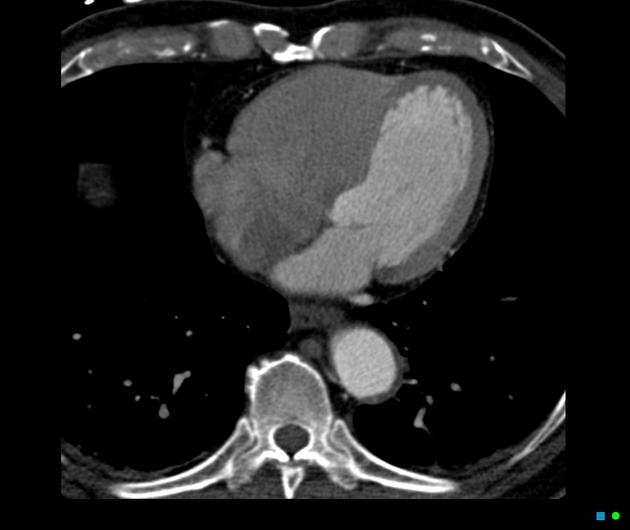
#> input picture media/scans/original/Chest_CT_scan.jpeg, 630 x 530 px
$ python -i heatmap_generator.py   (imports and definitions only)
#> lines starting #> are read from the running program, lines starting #| are printed output that depends on the picture
"""
Heatmap Generator Module
Generates Grad-CAM-style pseudo-heatmap overlays on medical scans
highlighting regions of potential abnormality using image processing techniques.
"""

import os
import io
import base64
import numpy as np
from pathlib import Path
from typing import Optional


def generate_heatmap_overlay(
    original_image_path: str,
    output_path: str,
    abnormality_regions: Optional[list] = None,
    intensity: float = 0.6,
) -> bool:
    """
    Generates a heatmap overlay on the original scan image.

    Uses PIL/OpenCV to create a color-coded overlay highlighting
    regions of interest. If specific regions are provided from the
    AI analysis, those are highlighted; otherwise an adaptive
    saliency-based approach is used.

    Args:
        original_image_path: Path to the original scan
        output_path: Where to save the heatmap-overlaid image
        abnormality_regions: Optional list of (x, y, width, height, intensity) tuples
        intensity: Overall heatmap intensity (0-1)

    Returns:
        True if successful, False otherwise
    """
#> called with output_path = 'out.png', intensity = 0.6
    try:
        from PIL import Image, ImageFilter, ImageDraw, ImageEnhance
        import numpy as np

        img = Image.open(original_image_path).convert("RGB")
#> img is the input picture: PIL image 630x530 RGB; mean R, G, B 35.5, 35.6, 35.6
        width, height = img.size
#> width = 630; height = 530

        # Convert to numpy for processing
        img_array = np.array(img, dtype=np.float32)

        # --- Create heatmap layer ---
        heatmap = np.zeros((height, width), dtype=np.float32)

        if abnormality_regions:
            # Place Gaussian blobs at specified regions
            for region in abnormality_regions:
                x, y, w, h, heat = region
                cx, cy = int(x + w // 2), int(y + h // 2)
                sigma_x, sigma_y = max(w, 30) // 2, max(h, 30) // 2
                for py in range(max(0, cy - h * 2), min(height, cy + h * 2)):
                    for px in range(max(0, cx - w * 2), min(width, cx + w * 2)):
                        val = heat * np.exp(
                            -(((px - cx) ** 2) / (2 * sigma_x ** 2) + ((py - cy) ** 2) / (2 * sigma_y ** 2))
                        )
                        heatmap[py, px] = min(1.0, heatmap[py, px] + val)
        else:
            # Adaptive saliency: analyze image contrast and create representative hotspots
            gray = np.mean(img_array, axis=2)

            # Use local variance as a proxy for regions of interest
            from PIL import ImageFilter
            gray_img = Image.fromarray(gray.astype(np.uint8))

            # Find high-contrast regions using edge detection proxy
            blurred = np.array(gray_img.filter(ImageFilter.GaussianBlur(radius=3)), dtype=np.float32)
            edge_map = np.abs(gray - blurred)
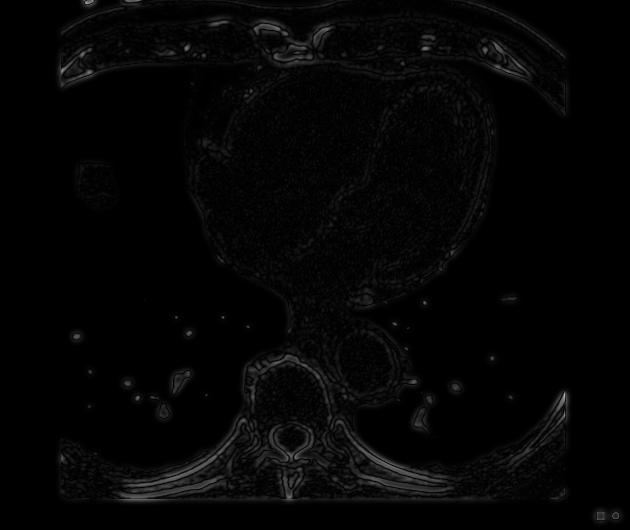
#> edge_map: shape (530, 630) float32; min 0, max 177, mean 4.9

            # Normalize edge map
            if edge_map.max() > 0:
                edge_map = edge_map / edge_map.max()

            # Create multiple focal hotspots in regions of highest variance
            # Focus on the central-upper area (typical ROI for chest/brain scans)
            center_weight = np.zeros((height, width), dtype=np.float32)
            cy_focus, cx_focus = int(height * 0.4), int(width * 0.5)
#> cy_focus = 212; cx_focus = 315

            for py in range(height):
                for px in range(width):
                    dist = np.sqrt(((px - cx_focus) / width) ** 2 + ((py - cy_focus) / height) ** 2)
                    center_weight[py, px] = np.exp(-dist * 3.5)
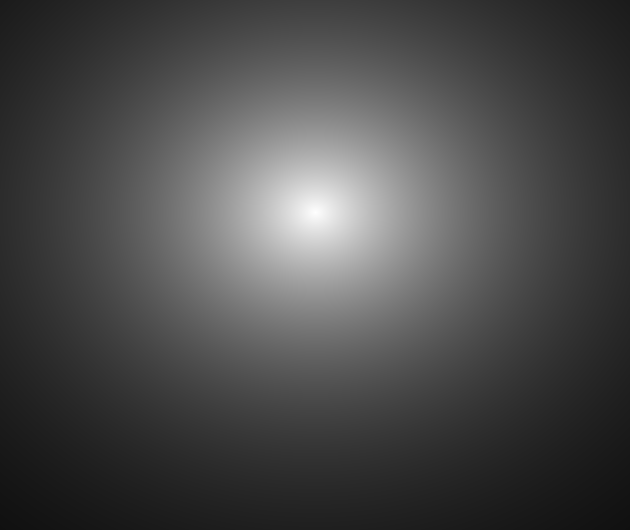
#> center_weight: shape (530, 630) float32; min 0.0653, max 1, mean 0.294

            heatmap = (edge_map * 0.4 + center_weight * 0.6)

            # Add 2-3 focal "hot" spots to simulate AI attention
            focal_points = [
                (int(width * 0.45), int(height * 0.35), int(width * 0.12), int(height * 0.10), 0.95),
                (int(width * 0.55), int(height * 0.45), int(width * 0.10), int(height * 0.08), 0.75),
                (int(width * 0.38), int(height * 0.50), int(width * 0.08), int(height * 0.07), 0.60),
            ]
            for cx, cy, sw, sh, heat_val in focal_points:
                sigma_x, sigma_y = max(sw, 20), max(sh, 20)
                for py in range(max(0, cy - sh * 3), min(height, cy + sh * 3)):
                    for px in range(max(0, cx - sw * 3), min(width, cx + sw * 3)):
                        val = heat_val * np.exp(
                            -(((px - cx) ** 2) / (2 * sigma_x ** 2) + ((py - cy) ** 2) / (2 * sigma_y ** 2))
                        )
                        heatmap[py, px] = min(1.0, heatmap[py, px] + float(val))
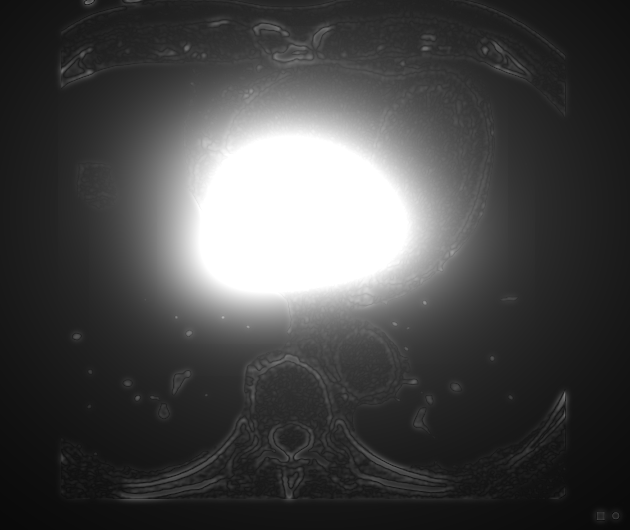
#> heatmap: shape (530, 630) float32; min 0.0392, max 1, mean 0.284

        # Normalize heatmap
        if heatmap.max() > 0:
            heatmap = heatmap / heatmap.max()

        # Apply Gaussian blur for smoother appearance
        heatmap_img = Image.fromarray((heatmap * 255).astype(np.uint8))
        heatmap_img = heatmap_img.filter(ImageFilter.GaussianBlur(radius=8))
        heatmap_smooth = np.array(heatmap_img, dtype=np.float32) / 255.0

        # --- Colorize heatmap (blue -> cyan -> green -> yellow -> red) ---
        heatmap_rgb = np.zeros((height, width, 3), dtype=np.float32)

        # Cold to hot color map
        for py in range(height):
            for px in range(width):
                v = heatmap_smooth[py, px]
                if v < 0.25:
                    t = v / 0.25
                    heatmap_rgb[py, px] = [0, t * 0.5, 1.0]
                elif v < 0.5:
                    t = (v - 0.25) / 0.25
                    heatmap_rgb[py, px] = [0, 0.5 + t * 0.5, 1.0 - t]
                elif v < 0.75:
                    t = (v - 0.5) / 0.25
                    heatmap_rgb[py, px] = [t, 1.0, 0]
                else:
                    t = (v - 0.75) / 0.25
                    heatmap_rgb[py, px] = [1.0, 1.0 - t, 0]
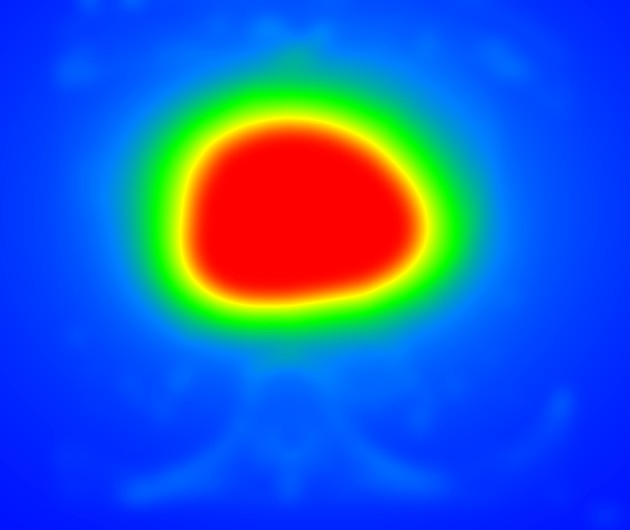
#> heatmap_rgb: shape (530, 630, 3) float32; mean of channels 0, 1, 2 0.136, 0.359, 0.781; drawn as R, G, B

        heatmap_rgb = (heatmap_rgb * 255).astype(np.uint8)

        # Blend original image with heatmap
        orig_array = np.array(img, dtype=np.float32)
        mask = (heatmap_smooth * intensity)[:, :, np.newaxis]
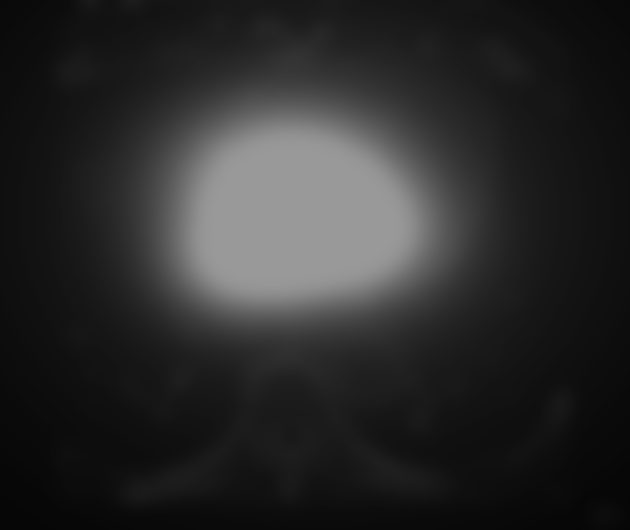
#> mask: shape (530, 630, 1) float32; min 0.0212, max 0.6, mean 0.169
        blended = orig_array * (1 - mask) + heatmap_rgb * mask
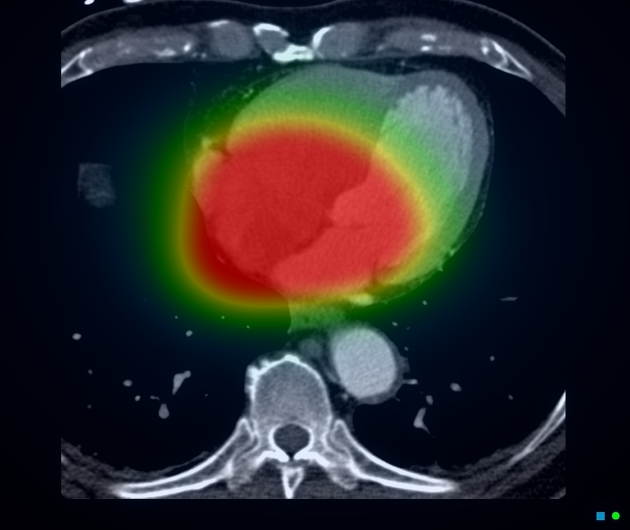
#> blended: shape (530, 630, 3) float32; mean R, G, B 44.3, 43.1, 44.1
        blended = np.clip(blended, 0, 255).astype(np.uint8)

        # Add a color legend bar
        legend_height = 30
        final_height = height + legend_height
#> final_height = 560
        result = Image.fromarray(blended)
        final_img = Image.new("RGB", (width, final_height), (20, 20, 30))
        final_img.paste(result, (0, 0))

        # Draw color bar
        draw = ImageDraw.Draw(final_img)
        bar_margin = 20
        bar_width = width - 2 * bar_margin
#> bar_width = 590

        for bx in range(bar_width):
            t = bx / bar_width
            if t < 0.25:
                r, g, b = 0, int(t / 0.25 * 127), 255
            elif t < 0.5:
                r, g, b = 0, int(127 + (t - 0.25) / 0.25 * 128), int(255 * (1 - (t - 0.25) / 0.25))
            elif t < 0.75:
                r, g, b = int((t - 0.5) / 0.25 * 255), 255, 0
            else:
                r, g, b = 255, int(255 * (1 - (t - 0.75) / 0.25)), 0

            for by in range(legend_height - 8):
                final_img.putpixel((bar_margin + bx, height + 4 + by), (r, g, b))
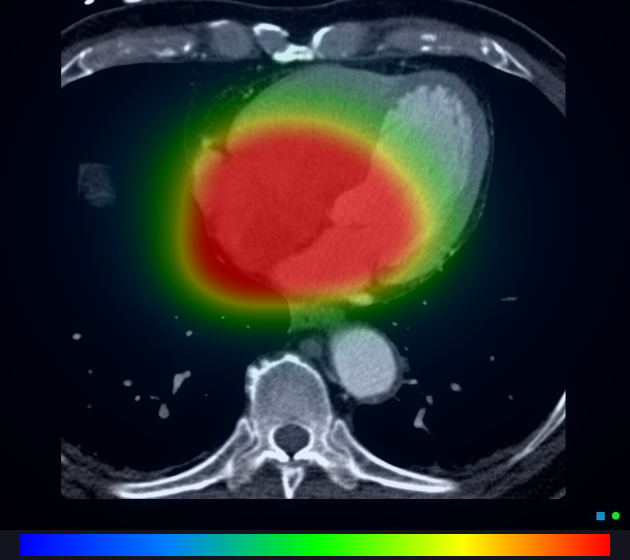
#> final_img: PIL image 630x560 RGB; mean R, G, B 45.6, 46.5, 45.3

        draw.text((bar_margin, height + legend_height - 10), "Normal", fill=(100, 149, 237))
        draw.text((bar_margin + bar_width - 60, height + legend_height - 10), "Abnormal", fill=(255, 80, 80))

        # Save result
        os.makedirs(os.path.dirname(output_path), exist_ok=True)
        final_img.save(output_path, quality=92, optimize=True)
        return True

    except Exception as e:
        print(f"Heatmap generation failed: {e}")
        return False


def generate_heatmaps_for_case(scans: list, media_root: str) -> list[dict]:
    """
    Process all scans for a case and generate heatmaps.

    Args:
        scans: list of ScanImage model instances
        media_root: MEDIA_ROOT path

    Returns:
        list of dicts with scan_id and heatmap status
    """
    results = []
    for scan in scans:
        original_path = os.path.join(media_root, str(scan.original_image))
        heatmap_filename = f"heatmap_{scan.id}_{Path(original_path).stem}.jpg"
        heatmap_rel_path = f"scans/heatmap/{heatmap_filename}"
        heatmap_full_path = os.path.join(media_root, heatmap_rel_path)

        success = generate_heatmap_overlay(
            original_image_path=original_path,
            output_path=heatmap_full_path,
        )

        if success:
            scan.heatmap_image = heatmap_rel_path
            scan.save()
            results.append({"scan_id": scan.id, "status": "success", "heatmap_path": heatmap_rel_path})
        else:
            results.append({"scan_id": scan.id, "status": "failed"})

    return results

>>> result = generate_heatmap_overlay('../../media/scans/original/Chest_CT_scan.jpeg', 'out.png')

$ run again, on media/scans/original/Hirnmetastase_MRT-T1_KM.jpg
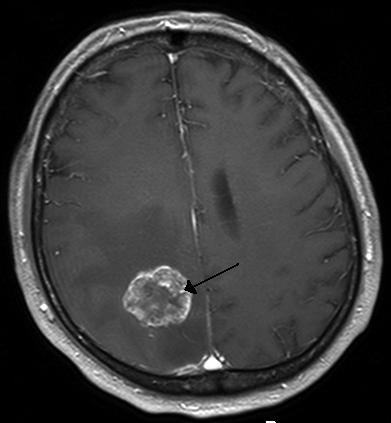
#> input picture media/scans/original/Hirnmetastase_MRT-T1_KM.jpg, 391 x 423 px
#> in generate_heatmap_overlay, img is the input picture: PIL image 391x423 RGB; min 0, max 255, mean 57.7
#> after the loop in generate_heatmap_overlay, `for py in range(height):`:
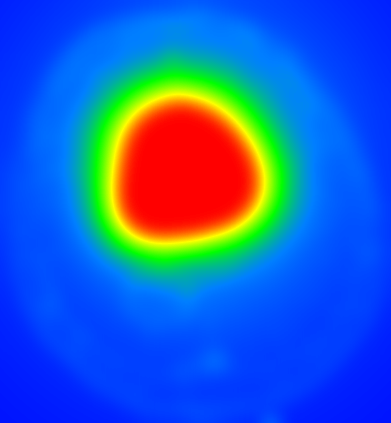
#> heatmap_rgb: shape (423, 391, 3) float32; mean of channels 0, 1, 2 0.134, 0.376, 0.781; drawn as R, G, B
#> in generate_heatmap_overlay, `final_img.save(output_path, quality=92, optimize=True)`:
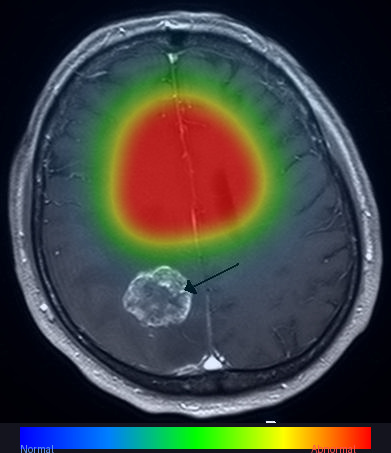
#> saved as out.png: PIL image 391x453 RGB; mean R, G, B 64, 66.9, 65.1

$ run again, on media/scans/original/chest_xray_vance.jpg
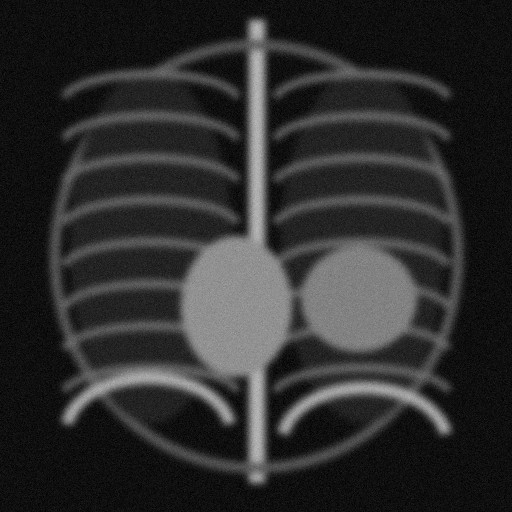
#> input picture media/scans/original/chest_xray_vance.jpg, 512 x 512 px
#> in generate_heatmap_overlay, img is the input picture: PIL image 512x512 RGB; min 0, max 191, mean 45
#> after the loop in generate_heatmap_overlay, `for bx in range(bar_width):`:
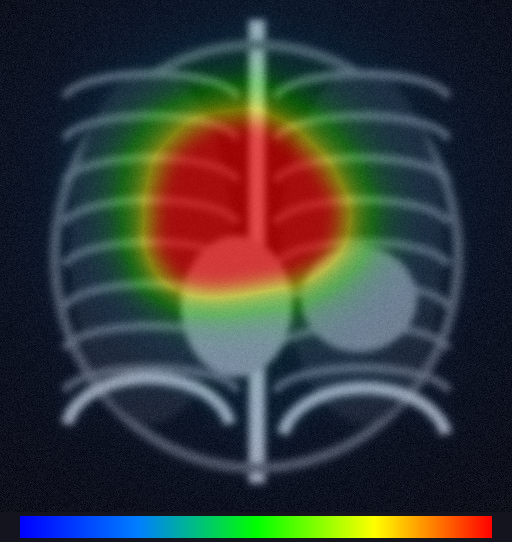
#> final_img: PIL image 512x542 RGB; mean R, G, B 54.4, 58.2, 56.4
